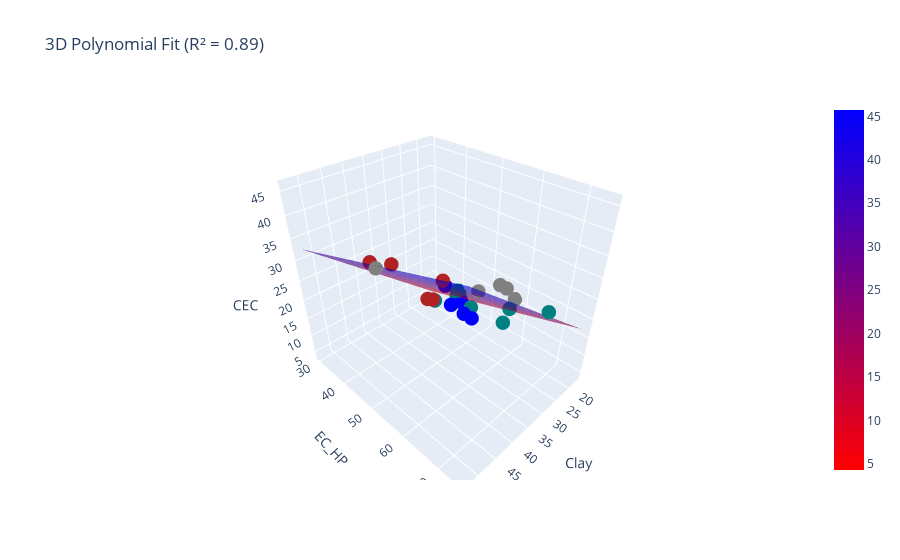

Write notebook code for a chart like this one.
### Code cell
clayey_test_errors_summary = []
clayey_train_errors_summary = []
best_n_clayey = []
clayey_results_summary = []

# Evaluate all feature sets
for feature_set in all_feature_sets:
    best_n, R2_test_pol, R2_train_pol, RMSE_test_pol, RMSE_train_pol = stochastic_poly(clayey_soil, feature_set, clayey_soil['CEC'], iters=100)
    print('best_n, R2_test_pol, R2_train_pol, RMSE_test_pol, RMSE_train_pol, feature_set:', best_n, R2_test_pol, R2_train_pol, RMSE_test_pol, RMSE_train_pol, feature_set)
    
    # Store results in lists for later use
    best_n_clayey.append(best_n)
    clayey_test_errors_summary.append(R2_test_pol)
    clayey_train_errors_summary.append(R2_train_pol)
    
    # Also store the results in a structured format for sorting
    clayey_results_summary.append({
        'feature_set': feature_set,
        'best_n': best_n,
        'R2_test_pol': R2_test_pol,
        'R2_train_pol': R2_train_pol,
        'RMSE_test_pol': RMSE_test_pol,
        'RMSE_train_pol': RMSE_train_pol
    })

# Keep the lists of feature sets, test errors, and train errors as they are for further use
best_feat_ind = clayey_test_errors_summary.index(max(clayey_test_errors_summary))
best_feat = all_feature_sets[best_feat_ind]  # Use all_feature_sets to match the order
best_feat_n = best_n_clayey[best_feat_ind]
print('best_feat_ind, best_feat, best_feat_n', best_feat_ind, best_feat, best_feat_n)

# This part remains the same: finding the best feature set and using it in `fit_and_plot`
fit_and_plot(clayey_soil, best_feat, 'CEC', best_feat_n, mapping)

# Convert the results summary to a DataFrame for sorting and filtering
results_clayey = pd.DataFrame(clayey_results_summary)


# Sort by R2_test_pol in descending order and select the top 4
top_results_clayey = results_clayey.sort_values(by='R2_test_pol', ascending=False).head(n)

# Ensure that 'Clay', 'K_field', 'EC_HP', and 'Clay + Humus' are included
required_features = [['Clay'], ['K_field'], ['EC_HP'], ['Clay', 'Humus']]

# Find the corresponding results for the required features in the original results
for required in required_features:
    required_result = results_clayey[results_clayey['feature_set'].apply(lambda x: set(x) == set(required))]
    
    # Append the result for the required feature if it's not already in the top results
    if not required_result.empty and not any(set(required_result['feature_set'].values[0]) == set(x) for x in top_results_clayey['feature_set'].values):
        top_results_clayey = pd.concat([top_results_clayey, required_result])

# Now we ensure that the top 4 feature sets along with the required features are included in the plot
# Sort by R2_test_pol in descending order again to maintain consistency
top_results_clayey = top_results_clayey.sort_values(by='R2_test_pol', ascending=False)

# Plot the updated top results, which include the top 4 feature sets, and 'Clay', 'K_field', 'EC_HP', and 'Clay + Humus'
bars_plot(top_results_clayey['feature_set'].tolist(), 
          top_results_clayey['R2_test_pol'].tolist(), 
          top_results_clayey['R2_train_pol'].tolist(), 
          'Top feature sets including Clay, K_field, EC_HP, and Clay + Humus')

### Figure 1 — Plotly figure (JSON) as saved in the notebook; plotly's stock layout.template omitted (floating-point values rounded to 4 significant figures; data arrays with more than 128 entries replaced by an {"elided": "..."} marker saying what was removed)
{"data": [{"marker": {"color": ["teal", "teal", "teal", "teal", "teal", "teal", "teal", "teal", "teal", "firebrick", "firebrick", "firebrick", "firebrick", "firebrick", "blue", "blue", "blue", "blue", "blue", "gray", "gray", "gray", "gray", "gray"], "size": 5}, "mode": "markers", "name": "Data points", "type": "scatter3d", "x": [21.73, 29.0, 18.82, 16.88, 18.51, 21.37, 20.59, 23.0, 31.69, 37.13, 33.05, 27.52, 38.33, 38.84, 20.93, 23.23, 22.47, 25.45, 20.53, 52.89, 38.51, 32.34, 32.34, 16.97], "y": [43.54, 43.17, 41.83, 39.76, 40.32, 47.8, 58.62, 58.89, 74.61, 30.04, 32.77, 44.34, 50.86, 52.94, 38.56, 49.8, 42.16, 49.24, 43.93, 54.79, 64.23, 64.23, 65.75, 57.34], "z": [13.86, 14.48, 9.251, 9.498, 8.976, 10.83, 15.84, 13.38, 29.88, 22.89, 21.7, 19.98, 23.82, 25.04, 12.5, 9.61, 9.2, 11.94, 9.943, 39.48, 32.48, 30.81, 30.81, 16.01]}, {"colorscale": [[0, "rgb(255,0,0)"], [1, "rgb(0,0,255)"]], "name": "Polynomial Surface", "opacity": 0.6, "type": "surface", "x": [16.88, 17.61, 18.35, 19.08, 19.82, 20.55, 21.29, 22.02, 22.76, 23.49, 24.23, 24.96, 25.7, 26.43, 27.17, 27.9, 28.64, 29.37, 30.11, 30.84, 31.58, 32.31, 33.05, 33.78, 34.52, 35.25, 35.99, 36.72, 37.46, 38.19, 38.93, 39.66, 40.4, 41.13, 41.87, 42.6, 43.34, 44.07, 44.81, 45.54, 46.28, 47.01, 47.75, 48.48, 49.22, 49.95, 50.69, 51.42, 52.16, 52.89], "y": [30.04, 30.95, 31.86, 32.77, 33.68, 34.59, 35.5, 36.41, 37.32, 38.23, 39.14, 40.05, 40.96, 41.87, 42.78, 43.69, 44.6, 45.5, 46.41, 47.32, 48.23, 49.14, 50.05, 50.96, 51.87, 52.78, 53.69, 54.6, 55.51, 56.42, 57.33, 58.24, 59.15, 60.06, 60.97, 61.88, 62.79, 63.7, 64.61, 65.52, 66.43, 67.34, 68.24, 69.15, 70.06, 70.97, 71.88, 72.79, 73.7, 74.61], "z": {"elided": "50x50 float values"}}], "layout": {"scene": {"xaxis": {"title": {"text": "Clay"}}, "yaxis": {"title": {"text": "EC_HP"}}, "zaxis": {"title": {"text": "CEC"}}}, "title": {"text": "3D Polynomial Fit (R² = 0.89)"}}}
